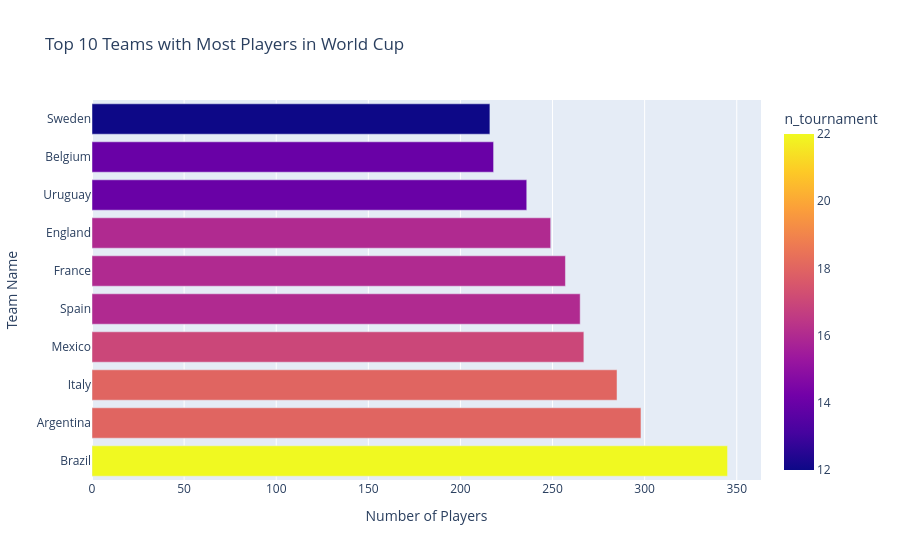

Notebook cell for this chart:
### Code cell
### Make a barchart using plotly express of the teams with the most players in the World Cup and the number of tournaments they participated in, team name in y, and n_plaxyers in x horizontal bars

fig = px.bar(team_counts_df, x="n_players", y="team_name", orientation="h",
                 title="Top 10 Teams with Most Players in World Cup",
                 labels={"n_players": "Number of Players", "team_name": "Team Name"},
                 color="n_tournament")
fig.show()

### Figure 1 — Plotly figure (JSON) as saved in the notebook; plotly's stock layout.template omitted (floating-point values rounded to 4 significant figures)
{"data": [{"hovertemplate": "Number of Players=%{x}<br>Team Name=%{y}<br>n_tournament=%{marker.color}<extra></extra>", "legendgroup": "", "marker": {"color": [22, 18, 18, 17, 16, 16, 16, 14, 14, 12], "coloraxis": "coloraxis", "pattern": {"shape": ""}}, "name": "", "orientation": "h", "showlegend": false, "textposition": "auto", "type": "bar", "x": [345, 298, 285, 267, 265, 257, 249, 236, 218, 216], "xaxis": "x", "y": ["Brazil", "Argentina", "Italy", "Mexico", "Spain", "France", "England", "Uruguay", "Belgium", "Sweden"], "yaxis": "y"}], "layout": {"barmode": "relative", "coloraxis": {"colorbar": {"title": {"text": "n_tournament"}}, "colorscale": [[0, "#0d0887"], [0.1111, "#46039f"], [0.2222, "#7201a8"], [0.3333, "#9c179e"], [0.4444, "#bd3786"], [0.5556, "#d8576b"], [0.6667, "#ed7953"], [0.7778, "#fb9f3a"], [0.8889, "#fdca26"], [1, "#f0f921"]]}, "legend": {"tracegroupgap": 0}, "title": {"text": "Top 10 Teams with Most Players in World Cup"}, "xaxis": {"anchor": "y", "domain": [0, 1], "title": {"text": "Number of Players"}}, "yaxis": {"anchor": "x", "domain": [0, 1], "title": {"text": "Team Name"}}}}
